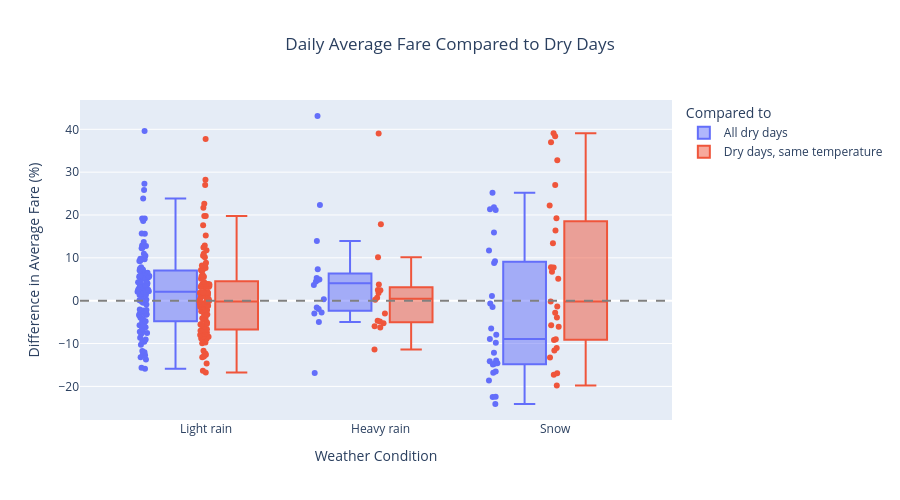

Notebook cell for this chart:
### Code cell
fig = px.box(
    day_effects,
    x = 'condition',
    y = 'avg_fare_pct',
    color = 'comparison',
    points = 'all',
    category_orders = {'condition': ['Light rain', 'Heavy rain', 'Snow']},
    hover_data = {'date': True},
    title = 'Daily Average Fare Compared to Dry Days',
    labels = {
        'condition': 'Weather Condition',
        'avg_fare_pct': 'Difference in Average Fare (%)',
        'comparison': 'Compared to'
    }
)

# a dashed line at 0 marks a day that is the same as a dry day
fig.add_hline(y = 0, line_dash = 'dash', line_color = 'gray')

fig.update_layout(
    title = dict(x = 0.5, xanchor = 'center'),
    height = 500
)

fig.show()

### Figure 1 — Plotly figure (JSON) as saved in the notebook; plotly's stock layout.template omitted (floating-point values rounded to 4 significant figures; data arrays with more than 128 entries replaced by an {"elided": "..."} marker saying what was removed)
{"data": [{"alignmentgroup": "True", "boxpoints": "all", "customdata": {"elided": "148x1 str values"}, "hovertemplate": "Compared to=All dry days<br>Weather Condition=%{x}<br>Difference in Average Fare (%)=%{y}<br>date=%{customdata[0]}<extra></extra>", "legendgroup": "All dry days", "marker": {"color": "#636efa"}, "name": "All dry days", "notched": false, "offsetgroup": "All dry days", "orientation": "v", "showlegend": true, "type": "box", "x": {"elided": "148 str values"}, "x0": " ", "xaxis": "x", "y": {"elided": "148 float values"}, "y0": " ", "yaxis": "y"}, {"alignmentgroup": "True", "boxpoints": "all", "customdata": {"elided": "148x1 str values"}, "hovertemplate": "Compared to=Dry days, same temperature<br>Weather Condition=%{x}<br>Difference in Average Fare (%)=%{y}<br>date=%{customdata[0]}<extra></extra>", "legendgroup": "Dry days, same temperature", "marker": {"color": "#EF553B"}, "name": "Dry days, same temperature", "notched": false, "offsetgroup": "Dry days, same temperature", "orientation": "v", "showlegend": true, "type": "box", "x": {"elided": "148 str values"}, "x0": " ", "xaxis": "x", "y": {"elided": "148 float values"}, "y0": " ", "yaxis": "y"}], "layout": {"boxmode": "group", "height": 500, "legend": {"title": {"text": "Compared to"}, "tracegroupgap": 0}, "shapes": [{"line": {"color": "gray", "dash": "dash"}, "type": "line", "x0": 0, "x1": 1, "xref": "x domain", "y0": 0, "y1": 0, "yref": "y"}], "title": {"text": "Daily Average Fare Compared to Dry Days", "x": 0.5, "xanchor": "center"}, "xaxis": {"anchor": "y", "categoryarray": ["Light rain", "Heavy rain", "Snow"], "categoryorder": "array", "domain": [0, 1], "title": {"text": "Weather Condition"}}, "yaxis": {"anchor": "x", "domain": [0, 1], "title": {"text": "Difference in Average Fare (%)"}}}}
